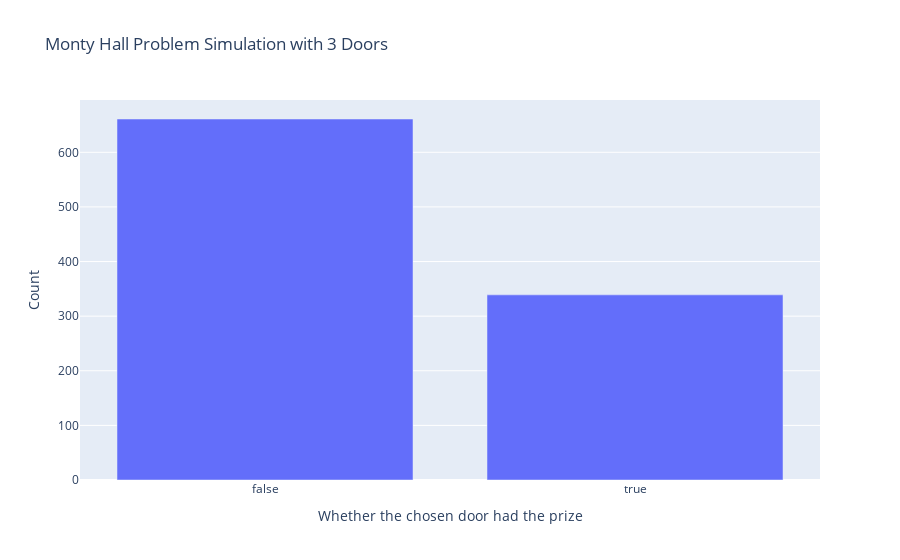

Notebook cell for this chart:
### Code cell
fig = px.bar(
    results.groupby("chose_prize").count().reset_index(), 
    x="chose_prize", 
    y="prize",
    labels = {
        "chose_prize": "Whether the chosen door had the prize",
        "prize": "Count",
    },
    title="Monty Hall Problem Simulation with 3 Doors",
)
fig.show()

### Figure 1 — Plotly figure (JSON) as saved in the notebook; plotly's stock layout.template omitted (floating-point values rounded to 4 significant figures)
{"data": [{"alignmentgroup": "True", "hovertemplate": "Whether the chosen door had the prize=%{x}<br>Count=%{y}<extra></extra>", "legendgroup": "", "marker": {"color": "#636efa"}, "name": "", "offsetgroup": "", "orientation": "v", "showlegend": false, "textposition": "auto", "type": "bar", "x": [false, true], "xaxis": "x", "y": [661, 339], "yaxis": "y"}], "layout": {"autosize": true, "barmode": "relative", "legend": {"tracegroupgap": 0}, "title": {"text": "Monty Hall Problem Simulation with 3 Doors"}, "xaxis": {"anchor": "y", "autorange": true, "domain": [0, 1], "range": [-0.5, 1.5], "title": {"text": "Whether the chosen door had the prize"}, "type": "category"}, "yaxis": {"anchor": "x", "autorange": true, "domain": [0, 1], "range": [0, 695.8], "title": {"text": "Count"}, "type": "linear"}}}
